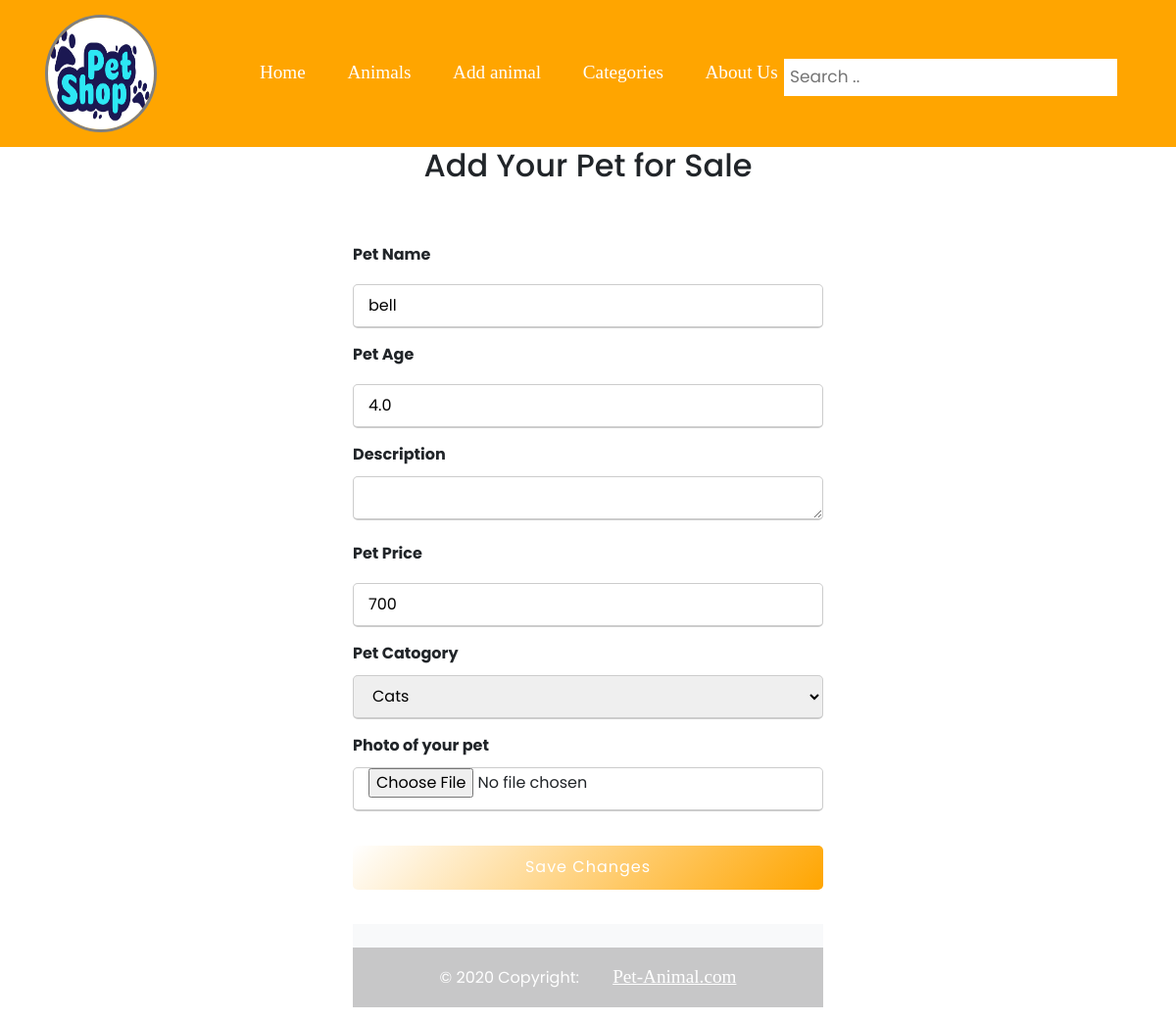
Page /edit_info/8 on the committed database.
### user/models.py (models this page shows)
class Animal(models.Model):
    animal_name=models.CharField(max_length=200)
    description=models.TextField()
    price=models.IntegerField()
    age=models.FloatField()
    image=models.ImageField(upload_to='Media', blank=True)
    isDelete=models.BooleanField()
    isAccepted=models.BooleanField()
    added_by=models.ForeignKey(User,related_name='added_animals', on_delete=models.CASCADE)
    category=models.ForeignKey(Category,related_name='animals_in_this_category', on_delete=models.CASCADE)
    created_at=models.DateTimeField(auto_now_add=True)
    updated_at=models.DateTimeField(auto_now=True)
    objects=CUserManager()

### user/views.py (the view)
# urls.py: path('edit_info/<int:animal_id>',views.editinfo),
def editinfo(request,animal_id):
    context = {
    'all_catogories':Category.objects.all(),
    'animal':Animal.objects.get(id=animal_id)
    }
    return render(request,'editAnimal.html',context)

### Adminn/templates/editAnimal.html (shortened to what this page needs)
<!DOCTYPE html>
<html lang="en">
<head>
    {% load static %}
    <link rel="stylesheet" href="{% static 'editAnimal.css' %}">
    <link rel="stylesheet" href="{% static 'css/mainPage.css' %}">
    <link href="https://cdn.jsdelivr.net/npm/bootstrap@5.1.3/dist/css/bootstrap.min.css" rel="stylesheet">
</head>
<body>
    <header>
        <div class="image-container">
            <img src="static/image/LOGO.png" alt="">
        </div>
        <ul class="nav">
            <li class="nav-item">
              <a  aria-current="page" href="/mainPage">Home</a>
            </li>
            <li class="nav-item">
              <a  href="/showAllAnimals">Animals</a>
            </li>
            <li class="nav-item">
              <a href="/addAnimalPage">Add animal</a>
            </li>
            <li class="nav-item">
              <a href="/allCategories">Categories</a>
            </li>
            <li class="nav-item">
                <a href="/aboutUs">About Us</a>
              </li>
          </ul>
        <div class="search-container">
            <form action="#">
                <div class="input-box">
                    <input type="text" placeholder="Search .. " required>
                  </div>
            </form>
          </div>
    </header>
        <h2>Add Your Pet for Sale</h2>
        <div class="main">
            <div class="content">
                <form action="/edit_this_animal/{{animal.id}}"
                method="post">
                <div class="user-details">
                    <div class="form-input">
                        <span class="details">Pet Name</span>
                        <input type="text" placeholder="Name..." required name="pet_name" value="{{animal.animal_name}}">
                    </div>
                    <div class="form-input">
                        <span class="details">Pet Age</span>
                        <input type="text" placeholder="Age..." required name="pet_age" value="{{animal.age}}">
                    </div>
                    <div class="form-input">
                        <span class="details">Description</span>
                        <textarea
                        type="text"
                        rows="5"
                        placeholder="Pet Description"
                        name="pet_description" value="{{animal.description}}">
                        </textarea>
                    </div>
                    <div class="form-input">
                        <span class="details">Pet Price</span>
                        <input type="text" placeholder="$$$" required name="pet_price" value="{{animal.price}}">
                    </div>
                    <div class="form-input">
                        <span class="details">Pet Catogory</span>
                        <select name="catgs" id="catgs" value="{{animal.category.name}}">
                        {% for catogory in all_catogories %}
                            <option value="catogory_id">{{catogory.name}}</option>
                            {%endfor%}
                        </select>
                    </div>
                    <div class="form-input">
                        <span class="details">Photo of your pet</span>
                                <input type="file" name="upload" accept="image/*">
                    </div>
                    <div class="button">
                        <input type="submit" value="Save Changes">
                    </div>
                </div>
                <footer class="bg-light text-center text-white">
                    <div class="container p-4 pb-0">
                    </div>
                    <div class="text-center p-3" style="background-color: rgba(0, 0, 0, 0.2);">
                      © 2020 Copyright:
                      <a class="text-white" href="https://mdbootstrap.com/">Pet-Animal.com</a>
                    </div>
                  </footer>
</body>
</html>

### Adminn/static/editAnimal.css (style rules this page uses)
* { margin: 0; padding: 0; box-sizing: border-box; font-family: 'Poppins',sans-serif; }
:root { --rad: .7rem; --dur: .3s; --color-dark: #2f2f2f; --color-light: #fff; --color-brand: #57bd84; --font-fam: 'Lato', sans-serif; --height: 3.2rem; --btn-width: 6rem; --bez: cubic-bezier(0, 0, 0.43, 1.49); }
img { width: 150px; height: 150px; border-radius: 50%; border: 3px solid grey; }
a { text-decoration: none; font-size: 1.2rem; margin-left: 30px; }
h2 { text-align: center; }
.main { width: 40%; margin: 40px auto; align-content: center; }
.content form .user-details { display: block; justify-content: space-between; margin: 20px 0 12px 0; }
form .user-details .form-input { margin-bottom: 15px; }
form .form-input span.details { display: block; font-weight: bold; margin-bottom: 10px; }
.user-details .form-input input, textarea, select { height: 45px; width: 100%; outline: none; font-size: 1rem; border-radius: 5px; padding-left: 15px; border: 1px solid #ccc; border-bottom-width: 2px; transition: all 0.3s ease; }
form .button { height: 45px; margin: 35px 0; }
form .button input { height: 100%; width: 100%; border-radius: 5px; border: none; color: #fff; font-size: 1rem; letter-spacing: 1px; cursor: pointer; transition: all 0.3s ease; background: linear-gradient(135deg, #fff, orange); }

### user/static/css/mainPage.css (style rules this page uses)
html , body { height: 110%; width: 100%; }
header { height: 17%; width: 100%; background-color: #ffa500; display: flex; align-items: center; justify-content: space-between; }
* { box-sizing: border-box; }
.nav { width: 50%; justify-content: space-around; font-family: cursive; }
.nav-item a { color: white; text-decoration: none; }
.input-box input { border-color: #ffa500; }
.search-container { float: right; margin-right: 5%; }
.image-container img { background-color: #f4e6cc; margin-left: 20%; width: 50%; height: 100%; border-radius: 50%; }
.image-container { width: 20%; height: 80%; }
input[type=text] { padding: 6px; margin-top: 8px; font-size: 17px; border: none; }
a { font-family: cursive; }
footer { width: 100%; height: 20%; align-items: center; }

### rows in the picture
Animal: pet_name "bell", pet_age "4.0", pet_price "700"

### other values in the picture
form field catgs "Cats"
